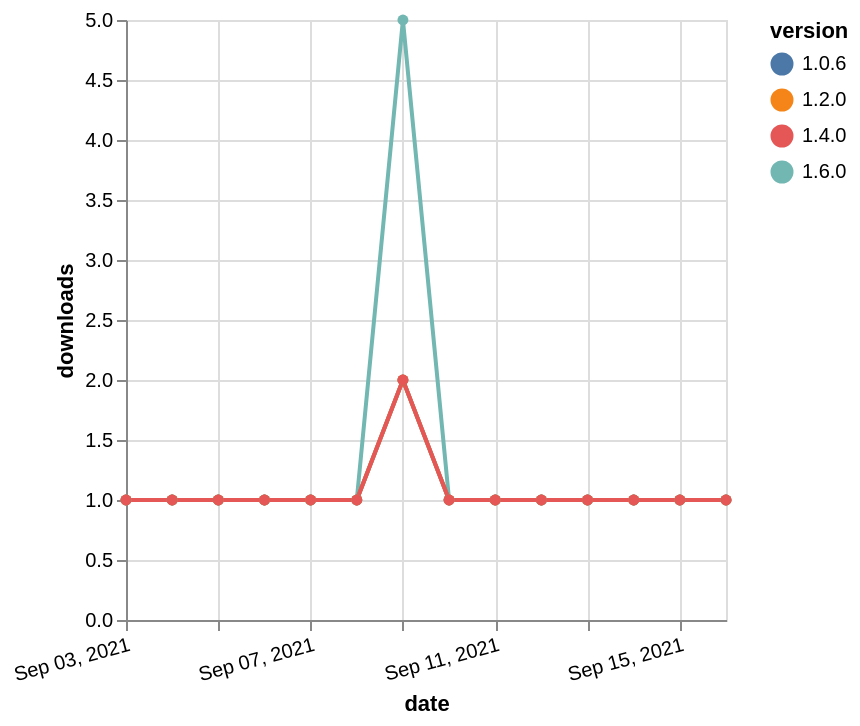

Source (Vega-Lite JSON):
### Vega-Lite specification from a JSON file in a GitHub repository (floating-point values rounded to 4 significant figures)
{"$schema": "https://vega.github.io/schema/vega-lite/v5.json", "description": "A simple bar chart with embedded data.", "data": {"values": [{"date": "2021-09-03", "total": 209, "delta": 1, "version": "1.6.0"}, {"date": "2021-09-04", "total": 210, "delta": 1, "version": "1.6.0"}, {"date": "2021-09-05", "total": 211, "delta": 1, "version": "1.6.0"}, {"date": "2021-09-06", "total": 212, "delta": 1, "version": "1.6.0"}, {"date": "2021-09-07", "total": 213, "delta": 1, "version": "1.6.0"}, {"date": "2021-09-08", "total": 214, "delta": 1, "version": "1.6.0"}, {"date": "2021-09-09", "total": 219, "delta": 5, "version": "1.6.0"}, {"date": "2021-09-10", "total": 220, "delta": 1, "version": "1.6.0"}, {"date": "2021-09-11", "total": 221, "delta": 1, "version": "1.6.0"}, {"date": "2021-09-12", "total": 222, "delta": 1, "version": "1.6.0"}, {"date": "2021-09-13", "total": 223, "delta": 1, "version": "1.6.0"}, {"date": "2021-09-14", "total": 224, "delta": 1, "version": "1.6.0"}, {"date": "2021-09-15", "total": 225, "delta": 1, "version": "1.6.0"}, {"date": "2021-09-16", "total": 226, "delta": 1, "version": "1.6.0"}, {"date": "2021-09-03", "total": 204, "delta": 1, "version": "1.0.6"}, {"date": "2021-09-04", "total": 205, "delta": 1, "version": "1.0.6"}, {"date": "2021-09-05", "total": 206, "delta": 1, "version": "1.0.6"}, {"date": "2021-09-06", "total": 207, "delta": 1, "version": "1.0.6"}, {"date": "2021-09-07", "total": 208, "delta": 1, "version": "1.0.6"}, {"date": "2021-09-08", "total": 209, "delta": 1, "version": "1.0.6"}, {"date": "2021-09-09", "total": 211, "delta": 2, "version": "1.0.6"}, {"date": "2021-09-10", "total": 212, "delta": 1, "version": "1.0.6"}, {"date": "2021-09-11", "total": 213, "delta": 1, "version": "1.0.6"}, {"date": "2021-09-12", "total": 214, "delta": 1, "version": "1.0.6"}, {"date": "2021-09-13", "total": 215, "delta": 1, "version": "1.0.6"}, {"date": "2021-09-14", "total": 216, "delta": 1, "version": "1.0.6"}, {"date": "2021-09-15", "total": 217, "delta": 1, "version": "1.0.6"}, {"date": "2021-09-16", "total": 218, "delta": 1, "version": "1.0.6"}, {"date": "2021-09-03", "total": 198, "delta": 1, "version": "1.2.0"}, {"date": "2021-09-04", "total": 199, "delta": 1, "version": "1.2.0"}, {"date": "2021-09-05", "total": 200, "delta": 1, "version": "1.2.0"}, {"date": "2021-09-06", "total": 201, "delta": 1, "version": "1.2.0"}, {"date": "2021-09-07", "total": 202, "delta": 1, "version": "1.2.0"}, {"date": "2021-09-08", "total": 203, "delta": 1, "version": "1.2.0"}, {"date": "2021-09-09", "total": 205, "delta": 2, "version": "1.2.0"}, {"date": "2021-09-10", "total": 206, "delta": 1, "version": "1.2.0"}, {"date": "2021-09-11", "total": 207, "delta": 1, "version": "1.2.0"}, {"date": "2021-09-12", "total": 208, "delta": 1, "version": "1.2.0"}, {"date": "2021-09-13", "total": 209, "delta": 1, "version": "1.2.0"}, {"date": "2021-09-14", "total": 210, "delta": 1, "version": "1.2.0"}, {"date": "2021-09-15", "total": 211, "delta": 1, "version": "1.2.0"}, {"date": "2021-09-16", "total": 212, "delta": 1, "version": "1.2.0"}, {"date": "2021-09-03", "total": 170, "delta": 1, "version": "1.4.0"}, {"date": "2021-09-04", "total": 171, "delta": 1, "version": "1.4.0"}, {"date": "2021-09-05", "total": 172, "delta": 1, "version": "1.4.0"}, {"date": "2021-09-06", "total": 173, "delta": 1, "version": "1.4.0"}, {"date": "2021-09-07", "total": 174, "delta": 1, "version": "1.4.0"}, {"date": "2021-09-08", "total": 175, "delta": 1, "version": "1.4.0"}, {"date": "2021-09-09", "total": 177, "delta": 2, "version": "1.4.0"}, {"date": "2021-09-10", "total": 178, "delta": 1, "version": "1.4.0"}, {"date": "2021-09-11", "total": 179, "delta": 1, "version": "1.4.0"}, {"date": "2021-09-12", "total": 180, "delta": 1, "version": "1.4.0"}, {"date": "2021-09-13", "total": 181, "delta": 1, "version": "1.4.0"}, {"date": "2021-09-14", "total": 182, "delta": 1, "version": "1.4.0"}, {"date": "2021-09-15", "total": 183, "delta": 1, "version": "1.4.0"}, {"date": "2021-09-16", "total": 184, "delta": 1, "version": "1.4.0"}]}, "width": "container", "mark": {"type": "line", "point": {"filled": true}}, "encoding": {"x": {"field": "date", "type": "temporal", "timeUnit": "yearmonthdate", "title": "date", "axis": {"labelAngle": -15}}, "y": {"field": "delta", "type": "quantitative", "title": "downloads"}, "color": {"field": "version", "type": "nominal"}, "tooltip": {"field": "delta"}}}
